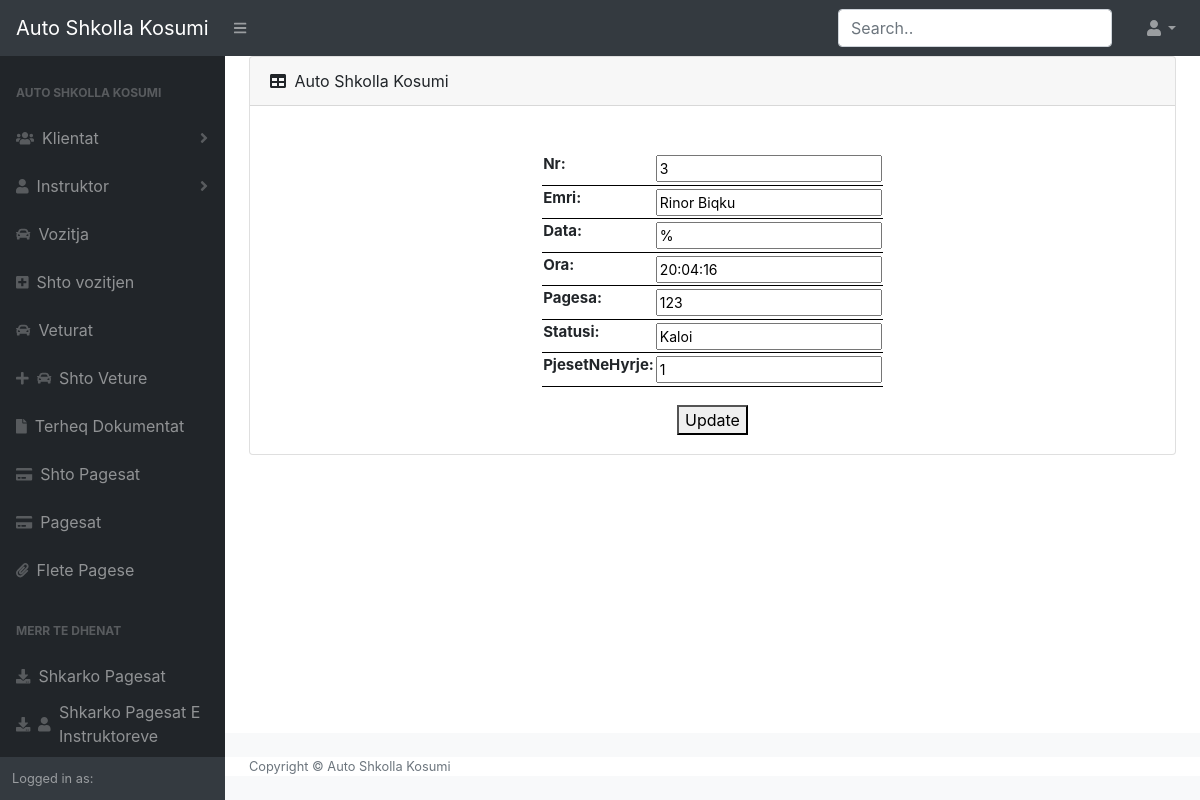
The app's page /Vozitja/Edit/3 with its own data.
### Kosumi/models.py (models this page shows, shortened)
class Voizitja(models.Model):
    Nr  = models.IntegerField()
    Emri = models.CharField(max_length=500)
    Data = models.DateField()
    Ora = models.TimeField()
    Pagesa = models.IntegerField()
    Statusi = models.CharField(max_length=100)
    PjesetNeHyrje = models.IntegerField()

### Kosumi/views.py (the view)
# urls.py: path("Vozitja/Edit/<int:pk>",vozEdit.as_view(),name="editVoz"),
class vozEdit(UpdateView):
    model = Voizitja
    template_name = "home/editVoz.html"
    fields = '__all__'
    widgets = {'Data':DateInput(),'Ora':TimeInput()}

### Kosumi/templates/home/editVoz.html (shortened to what this page needs)
{% extends 'home/Base.html' %}
{% block content %}
{% load widget_tweaks %}
<body class="sb-nav-fixed">
    <div class="card mb-4">
        <div class="card-header">
            <i class="fas fa-table mr-1"></i>
            Auto Shkolla Kosumi
        </div>
        <div style="padding-top: 5%;">
            <center>
                <form method="post" enctype="multipart/form-data">
                    <table style="font-size:15px;">{{ form.as_table }}</table>
                    <button type="submit" style="margin: 2%;">Update</button>
                </form>
            </center>
        </div>
    </div>
</body>
{% endblock %}

### Kosumi/templates/home/Base.html (style rules this page uses)
th { cursor: pointer; background-color: coral; font-size: 16px; border-bottom: 1px solid black; }
td { font-size: 16px; background-color: lightblue; border-bottom: 1px solid black; height: 10px; }
button { margin-top: 2%; }
input { autocomplete="off"; }

### Kosumi/templates/home/editVoz.html (style rules this page uses)
th { cursor: pointer; background-color: transparent; font-size: 15px; }
td { font-size: 14px; background-color: transparent; text-align: center; }

### records on screen
Voizitja: Nr "3", Emri "Rinor Biqku", Data "%", Ora "20:04:16", Pagesa "123", Statusi "Kaloi", PjesetNeHyrje "1"
